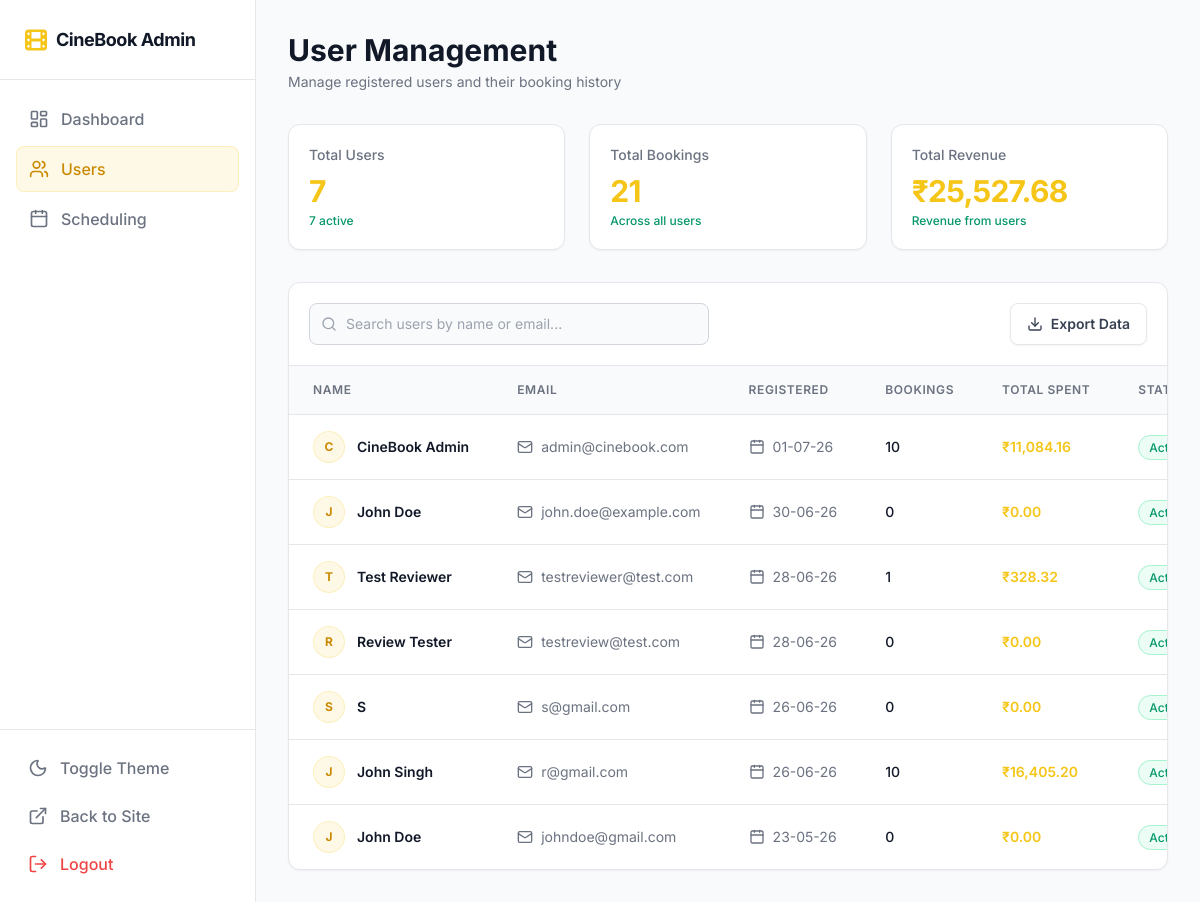
Screenshot of /admin/user.php with the database file from the repository.
### tables this page shows
CREATE TABLE `users` (
  `id` int(11) NOT NULL,
  `fullname` varchar(100) NOT NULL,
  `email` varchar(100) NOT NULL,
  `phone` varchar(20) NOT NULL,
  `password` varchar(255) NOT NULL,
  `created_at` timestamp NOT NULL DEFAULT current_timestamp()
);

### admin/user.php (the view, shortened to what this page needs)
<?php
require_once 'dbconnect.php';
$sql = "SELECT id, fullname, email, created_at FROM users ORDER BY created_at DESC";
$result = $conn->query($sql);
$total_users = $result ? $result->num_rows : 0;
$stats_result = $conn->query("SELECT COUNT(*) as total_bookings, COALESCE(SUM(total_amount - COALESCE(refund_amount, 0)), 0) as total_revenue FROM bookings");
$stats = $stats_result ? $stats_result->fetch_assoc() : ['total_bookings' => 0, 'total_revenue' => 0];
$total_bookings = $stats['total_bookings'];
$total_revenue = $stats['total_revenue'];
?>
<!DOCTYPE html>
<html lang="en">
<head>
    <script src="https://cdn.tailwindcss.com"></script>
</head>
<body class="bg-gray-50 dark:bg-bgMain text-gray-900 dark:text-gray-100 font-sans flex h-screen overflow-hidden">
    <?php
    include "sidebar.php";
    ?>
    <main class="flex-1 flex flex-col h-screen overflow-hidden">
        <div class="flex-1 overflow-y-auto p-8">
            <header class="mb-8">
                <h1 class="text-3xl font-bold mb-1 text-gray-900 dark:text-white">User Management</h1>
                <p class="text-gray-500 dark:text-textMuted text-sm">Manage registered users and their booking history</p>
            </header>
            <div class="grid grid-cols-1 md:grid-cols-3 gap-6 mb-8">
                <div class="bg-white dark:bg-bgCard border border-gray-200 dark:border-borderMain rounded-xl p-5 shadow-sm">
                    <p class="text-sm font-medium text-gray-500 dark:text-textMuted mb-2">Total Users</p>
                    <h3 class="text-3xl font-bold tracking-tight text-brand mb-1"><?php echo $total_users; ?></h3>
                    <p class="text-xs text-emerald-600 dark:text-emerald-400 font-medium"><?php echo $total_users; ?> active</p>
                </div>
                <div class="bg-white dark:bg-bgCard border border-gray-200 dark:border-borderMain rounded-xl p-5 shadow-sm">
                    <p class="text-sm font-medium text-gray-500 dark:text-textMuted mb-2">Total Bookings</p>
                    <h3 class="text-3xl font-bold tracking-tight text-brand mb-1"><?php echo number_format($total_bookings); ?></h3>
                    <p class="text-xs text-emerald-600 dark:text-emerald-400 font-medium">Across all users</p>
                </div>
                <div class="bg-white dark:bg-bgCard border border-gray-200 dark:border-borderMain rounded-xl p-5 shadow-sm">
                    <p class="text-sm font-medium text-gray-500 dark:text-textMuted mb-2">Total Revenue</p>
                    <h3 class="text-3xl font-bold tracking-tight text-brand mb-1">₹<?php echo number_format($total_revenue, 2); ?></h3>
                    <p class="text-xs text-emerald-600 dark:text-emerald-400 font-medium">Revenue from users</p>
                </div>
            </div>
            <div class="bg-white dark:bg-bgCard border border-gray-200 dark:border-borderMain rounded-xl flex flex-col shadow-sm">
                <div class="p-5 border-b border-gray-200 dark:border-borderMain flex flex-col sm:flex-row justify-between items-center gap-4">
                    <div class="relative w-full sm:w-[400px]">
                        <i data-lucide="search" class="w-4 h-4 text-gray-400 dark:text-textMuted absolute left-3 top-1/2 -translate-y-1/2"></i>
                        <input type="text" id="search-input" placeholder="Search users by name or email..." class="w-full bg-gray-50 dark:bg-bgMain border border-gray-300 dark:border-borderMain text-sm rounded-lg pl-9 pr-4 py-2.5 focus:outline-none focus:border-brand transition-colors text-gray-900 dark:text-gray-100 placeholder-gray-400 dark:placeholder-textMuted">
                    </div>
                    <a href="export_users.php" class="flex-shrink-0 flex items-center gap-2 bg-white dark:bg-inputBg border border-gray-200 dark:border-borderMain text-gray-700 dark:text-gray-200 px-4 py-2.5 rounded-lg font-semibold text-sm hover:bg-gray-50 dark:hover:bg-borderMain transition-colors shadow-sm">
    <i data-lucide="download" class="w-4 h-4"></i> Export Data
</a>
                </div>
                <div class="overflow-x-auto">
                    <table class="w-full text-left border-collapse whitespace-nowrap">
                        <thead>
                            <tr class="border-b border-gray-200 dark:border-borderMain bg-gray-50 dark:bg-bgMain/50 text-xs uppercase text-gray-500 dark:text-textMuted tracking-wider">
                                <th class="px-6 py-4 font-semibold">Name</th>
                                <th class="px-6 py-4 font-semibold">Email</th>
                                <th class="px-6 py-4 font-semibold">Registered</th>
                                <th class="px-6 py-4 font-semibold">Bookings</th>
                                <th class="px-6 py-4 font-semibold">Total Spent</th>
                                <th class="px-6 py-4 font-semibold">Status</th>
                            </tr>
                        </thead>
                        <tbody class="divide-y divide-gray-200 dark:divide-borderMain text-sm">
                            <?php if ($total_users > 0): ?>
                                <?php while($user = $result->fetch_assoc()): ?>
                                        <?php
                                            $initial = strtoupper(substr(trim($user['fullname']), 0, 1));
                                            $registered_date = date('d-m-y', strtotime($user['created_at']));
                                            $user_stats_stmt = $conn->prepare("SELECT COUNT(*) as bookings, COALESCE(SUM(total_amount), 0) as spent FROM bookings WHERE user_id = ?");
                                            $user_stats_stmt->bind_param("i", $user['id']);
                                            $user_stats_stmt->execute();
                                            $user_stats = $user_stats_stmt->get_result()->fetch_assoc();
                                            $user_bookings = $user_stats['bookings'];
                                            $user_spent = '₹' . number_format($user_stats['spent'], 2);
                                        ?>
                                    <tr class="user-row hover:bg-gray-50 dark:hover:bg-bgMain/50 transition-colors group">
                                        <td class="px-6 py-4">
                                            <div class="flex items-center gap-3">
                                                <div class="w-8 h-8 rounded-full bg-brand/10 text-yellow-600 dark:text-brand flex items-center justify-center font-bold text-xs border border-brand/20">
                                                    <?php echo $initial; ?>
                                                </div>
                                                <span class="font-semibold text-gray-900 dark:text-gray-100">
                                                    <?php echo htmlspecialchars($user['fullname']); ?>
                                                </span>
                                            </div>
                                        </td>
                                        <td class="px-6 py-4">
                                            <div class="flex items-center gap-2 text-gray-500 dark:text-textMuted">
                                                <i data-lucide="mail" class="w-4 h-4"></i>
                                                <?php echo htmlspecialchars($user['email']); ?>
                                            </div>
                                        </td>
                                        <td class="px-6 py-4">
                                            <div class="flex items-center gap-2 text-gray-500 dark:text-textMuted">
                                                <i data-lucide="calendar" class="w-4 h-4"></i>
                                                <?php echo $registered_date; ?>
                                            </div>
                                        </td>
                                        <td class="px-6 py-4 font-medium text-gray-900 dark:text-white">
                                            <?php echo $user_bookings; ?>
                                        </td>
                                        <td class="px-6 py-4 font-semibold text-brand">
                                            <?php echo $user_spent; ?>
                                        </td>
                                        <td class="px-6 py-4">
                                            <span class="px-2.5 py-1 bg-emerald-50 dark:bg-emerald-500/10 text-emerald-600 dark:text-emerald-400 border border-emerald-200 dark:border-emerald-500/20 rounded-full text-xs font-medium">Active</span>
                                        </td>
                                    </tr>
                                <?php endwhile; ?>
                            <?php endif; ?>
                        </tbody>
                    </table>
                </div>
            </div>
        </div>
    </main>
</body>
</html>

### admin/user.php (style rules this page uses)
body, aside, div, header, input, button, table, tr, td, th { transition: background-color 0.2s, border-color 0.2s, color 0.2s; }

### rows the page displays
users: fullname "C", fullname "CineBook Admin", email "admin@cinebook.com", created_at "01-07-26", user_bookings "10", user_spent "₹11,084.16"
users: fullname "J", fullname "John Doe", email "john.doe@example.com", created_at "30-06-26", user_bookings "0", user_spent "₹0.00"
users: fullname "T", fullname "Test Reviewer", email "testreviewer@test.com", created_at "28-06-26", user_bookings "1", user_spent "₹328.32"
users: fullname "R", fullname "Review Tester", email "testreview@test.com", created_at "28-06-26", user_bookings "0", user_spent "₹0.00"
users: fullname "S", email "s@gmail.com", created_at "26-06-26", user_bookings "0", user_spent "₹0.00"
users: fullname "J", fullname "John Singh", email "r@gmail.com", created_at "26-06-26", user_bookings "10", user_spent "₹16,405.20"
users: fullname "J", fullname "John Doe", email "johndoe@gmail.com", created_at "23-05-26", user_bookings "0", user_spent "₹0.00"

### other values shown
$total_users "7"
$total_bookings "21"
$total_revenue "25,527.68"
